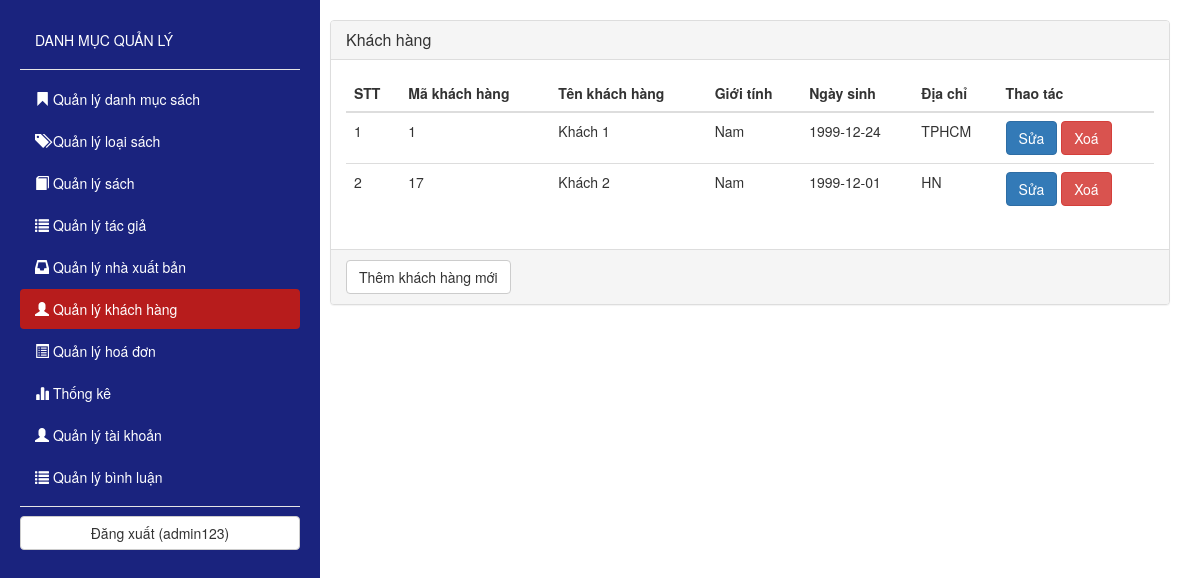
The app's page /admin.php?c=KhachHang&act=QuanLy (signed in), older data.
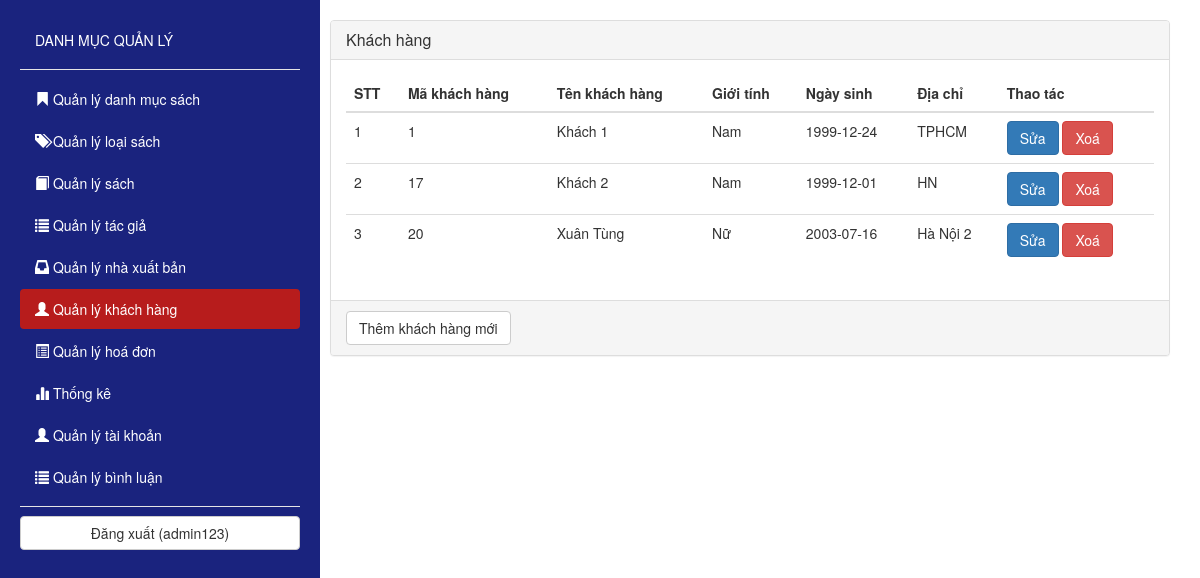
The same page, newer data.
### tables this page shows
CREATE TABLE `khachhang` (
  `MAKH` int(11) NOT NULL,
  `TENKH` varchar(100) DEFAULT NULL,
  `DIACHI` varchar(200) DEFAULT NULL,
  `SDT` varchar(15) DEFAULT NULL,
  `EMAIL` varchar(50) DEFAULT NULL,
  `MATKHAU` varchar(40) DEFAULT NULL,
  `TENTK` varchar(40) NOT NULL,
  `NGAYSINH` date NOT NULL,
  `GIOITINH` tinyint(1) NOT NULL
);

### Controller/KhachHang/QuanLy.php (called while the page is built)
<?php
	include_once("Model/KhachHang.php");
	$kh = new KhachHang();
	$result = $kh->LayKhachHang();
	include_once("View/KhachHang/QuanLy.php");
?>

### Model/KhachHang.php (called while the page is built, shortened)
<?php
	include_once("DataProvider.php");
	class KhachHang
	{
		private $cn;
		function __construct(){
			$this->cn = new DataProvider();
		}
		function LayKhachHang()
		{
			$sql = "SELECT * FROM KHACHHANG";
			return $this->cn->FetchAll($sql);
		}
	}
?>

### Model/DataProvider.php (called while the page is built, shortened)
<?php
class DataProvider
{
	private $link;
	function __construct()
	{
		$this->link=mysqli_connect("localhost","root","anhsenpzohp","vanhoc");
	}
	function ExecuteQuery($sql)
	{
		mysqli_query($this->link,"set names 'utf8'");
		return mysqli_query($this->link, $sql);
	}
	function FetchAll($sql)
	{
		$result=$this->ExecuteQuery($sql);
		$arr=array();
		while($row=mysqli_fetch_assoc($result))
		{
			$arr[]=$row;
		}
		return $arr;
	}
}
?>

### View/KhachHang/QuanLy.php (the view)
<div class="panel panel-default">
	<div class="panel-heading">
		<h3 class="panel-title">Khách hàng</h3>
	</div>
	<div class="panel-body">
		<div class="table-responsive">
			<table class="table table-hover">
				<thead>
					<tr>
						<th>STT</th><th>Mã khách hàng</th><th>Tên khách hàng</th><th>Giới tính</th><th>Ngày sinh</th><th>Địa chỉ</th><th>Thao tác</th>
					</tr>
				</thead>
				<tbody>
					<?php
						$i = 0;
						foreach ($result as $row) {
							$i++;
							if($row['GIOITINH'] == 0)
								$gioitinh = "Nữ";
							else
								$gioitinh = "Nam";
							$item = <<< EOD
								<tr>
									<td>$i</td>
									<td>{$row['MAKH']}</td>
									<td>{$row['TENKH']}</td>
									<td>$gioitinh</td>
									<td>{$row['NGAYSINH']}</td>
									<td>{$row['DIACHI']}</td>
									<td>
										<a href="admin.php?c=KhachHang&act=Sua&makh={$row['MAKH']}" class="btn btn-primary">Sửa</a>
										<a href="admin.php?c=KhachHang&act=Xoa&makh={$row['MAKH']}" class="btn btn-danger">Xoá</a>
									</td>
								</tr>
EOD;
							echo $item;
						}
					?>
				</tbody>
			</table>
		</div>
	</div>
	<div class="panel-footer">
		<a href="admin.php?c=KhachHang&act=TaoMoi" class="btn btn-default">Thêm khách hàng mới</a>
	</div>
</div>

Row changes from the older to the newer data that the page shows:
added khachhang: MAKH "20", TENKH "Xuân Tùng", GIOITINH "Nữ", NGAYSINH "2003-07-16", DIACHI "Hà Nội 2"
